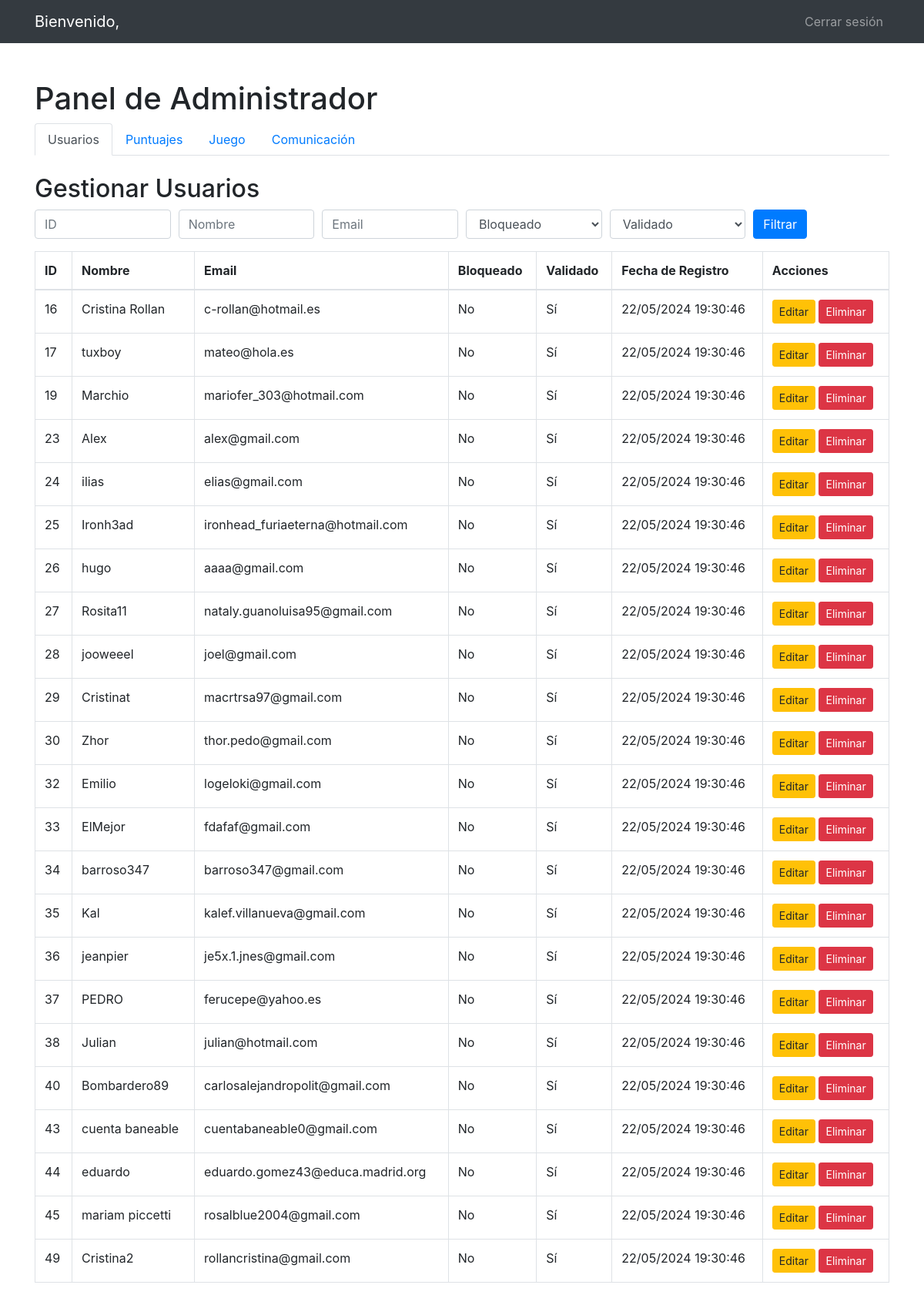
The app's page /admin/panel_admin.php (signed in) with its own data.
### tables this page shows
CREATE TABLE `usuario` (
  `id_usuario` int NOT NULL,
  `nombre_usuario` varchar(30) NOT NULL,
  `email` varchar(50) NOT NULL,
  `contrasenia` varchar(50) NOT NULL,
  `fecha_registro` timestamp NOT NULL DEFAULT CURRENT_TIMESTAMP ON UPDATE CURRENT_TIMESTAMP,
  `bloqueado` tinyint(1) NOT NULL,
  `validado` tinyint(1) NOT NULL
);

### admin/panel_admin.php (the view, shortened to what this page needs)
<?php
try {
  $pdo = new PDO(DSN, DB_USERNAME, DB_PASSWORD, array(PDO::ATTR_ERRMODE => PDO::ERRMODE_EXCEPTION));
  $stmt = $pdo->query("SELECT id_usuario, nombre_usuario, email, fecha_registro, bloqueado, validado FROM usuario");
  $usuarios = $stmt->fetchAll(PDO::FETCH_ASSOC);
} catch (PDOException $e) {
  die("Error: " . $e->getMessage());
}
?>
<!DOCTYPE html>
<html lang="en">
<head>
    <link rel="stylesheet" href="https://stackpath.bootstrapcdn.com/bootstrap/4.5.2/css/bootstrap.min.css">
</head>
<body>
<?php include_once "../parts/header.php"; ?>
    <div class="container mt-5">
        <h1>Panel de Administrador</h1>
        <ul class="nav nav-tabs">
            <li class="nav-item">
                <a class="nav-link active" href="#" data-tab="dashboard">Usuarios</a>
            </li>
            <li class="nav-item">
                <a class="nav-link" href="#" data-tab="usuarios">Puntuajes</a>
            </li>
            <li class="nav-item">
                <a class="nav-link" href="#" data-tab="juego">Juego</a>
            </li>
            <li class="nav-item">
                <a class="nav-link" href="#" data-tab="comunicacion">Comunicación</a>
            </li>
        </ul>
        <div id="dashboard" class="tab-content active mt-4">
            <h2>Gestionar Usuarios</h2>
            <form id="filter-form" method="get" class="mb-3">
                <div class="form-row">
                    <div class="col">
                        <input type="text" class="form-control" name="id" placeholder="ID">
                    </div>
                    <div class="col">
                        <input type="text" class="form-control" name="nombre" placeholder="Nombre">
                    </div>
                    <div class="col">
                        <input type="text" class="form-control" name="email" placeholder="Email">
                    </div>
                    <div class="col">
                        <select class="form-control" name="bloqueado">
                            <option value="">Bloqueado</option>
                        </select>
                    </div>
                    <div class="col">
                        <select class="form-control" name="validado">
                            <option value="">Validado</option>
                        </select>
                    </div>
                    <div class="col">
                        <button type="submit" class="btn btn-primary">Filtrar</button>
                    </div>
                </div>
            </form>
            <table class="table table-bordered table-hover">
                <thead>
                <tr>
                    <th>ID</th>
                    <th>Nombre</th>
                    <th>Email</th>
                    <th>Bloqueado</th>
                    <th>Validado</th>
                    <th>Fecha de Registro</th>
                    <th>Acciones</th>
                </tr>
                </thead>
                <tbody id="user-table-body">
                <?php foreach ($usuarios as $usuario): ?>
                    <tr>
                        <td><?php echo htmlspecialchars($usuario['id_usuario']); ?></td>
                        <td><?php echo htmlspecialchars($usuario['nombre_usuario']); ?></td>
                        <td><?php echo htmlspecialchars($usuario['email']); ?></td>
                        <td><?php echo $usuario['bloqueado'] ? 'Sí' : 'No'; ?></td>
                        <td><?php echo $usuario['validado'] ? 'No' : 'Sí'; ?></td>
                        <td><?php echo htmlspecialchars(date("d/m/Y H:i:s", strtotime($usuario['fecha_registro']))); ?></td>
                        <td>
                            <form action="editar_usuario.php" method="post" style="display:inline;">
                                <button type="submit" class="btn btn-sm btn-warning">Editar</button>
                            </form>
                            <form action="eliminar_usuario.php" method="post" style="display:inline;">
                                <button type="submit" class="btn btn-sm btn-danger"
                                        onclick="return confirm('¿Estás seguro de que quieres eliminar este usuario?');">
                                    Eliminar
                                </button>
                            </form>
                        </td>
                    </tr>
                <?php endforeach; ?>
                </tbody>
            </table>
        </div>
    </div>
</body>
</html>

### admin/panel_admin.php (style rules this page uses)
.tab-content { display: none; }
.tab-content.active { display: block; }

### records on screen
usuario: id_usuario "16", nombre_usuario "Cristina Rollan", email "c-rollan@hotmail.es", bloqueado "No", validado "Sí", fecha_registro "22/05/2024 19:30:46"
usuario: id_usuario "17", nombre_usuario "tuxboy", email "mateo@hola.es", bloqueado "No", validado "Sí", fecha_registro "22/05/2024 19:30:46"
usuario: id_usuario "19", nombre_usuario "Marchio", email "mariofer_303@hotmail.com", bloqueado "No", validado "Sí", fecha_registro "22/05/2024 19:30:46"
usuario: id_usuario "23", nombre_usuario "Alex", email "alex@gmail.com", bloqueado "No", validado "Sí", fecha_registro "22/05/2024 19:30:46"
usuario: id_usuario "24", nombre_usuario "ilias", email "elias@gmail.com", bloqueado "No", validado "Sí", fecha_registro "22/05/2024 19:30:46"
usuario: id_usuario "25", nombre_usuario "Ironh3ad", email "ironhead_furiaeterna@hotmail.com", bloqueado "No", validado "Sí", fecha_registro "22/05/2024 19:30:46"
usuario: id_usuario "26", nombre_usuario "hugo", email "aaaa@gmail.com", bloqueado "No", validado "Sí", fecha_registro "22/05/2024 19:30:46"
usuario: id_usuario "27", nombre_usuario "Rosita11", email "nataly.guanoluisa95@gmail.com", bloqueado "No", validado "Sí", fecha_registro "22/05/2024 19:30:46"
usuario: id_usuario "28", nombre_usuario "jooweeel", email "joel@gmail.com", bloqueado "No", validado "Sí", fecha_registro "22/05/2024 19:30:46"
usuario: id_usuario "29", nombre_usuario "Cristinat", email "macrtrsa97@gmail.com", bloqueado "No", validado "Sí", fecha_registro "22/05/2024 19:30:46"
usuario: id_usuario "30", nombre_usuario "Zhor", email "thor.pedo@gmail.com", bloqueado "No", validado "Sí", fecha_registro "22/05/2024 19:30:46"
usuario: id_usuario "32", nombre_usuario "Emilio", email "logeloki@gmail.com", bloqueado "No", validado "Sí", fecha_registro "22/05/2024 19:30:46"
usuario: id_usuario "33", nombre_usuario "ElMejor", email "fdafaf@gmail.com", bloqueado "No", validado "Sí", fecha_registro "22/05/2024 19:30:46"
usuario: id_usuario "34", nombre_usuario "barroso347", email "barroso347@gmail.com", bloqueado "No", validado "Sí", fecha_registro "22/05/2024 19:30:46"
usuario: id_usuario "35", nombre_usuario "Kal", email "kalef.villanueva@gmail.com", bloqueado "No", validado "Sí", fecha_registro "22/05/2024 19:30:46"
usuario: id_usuario "36", nombre_usuario "jeanpier", email "je5x.1.jnes@gmail.com", bloqueado "No", validado "Sí", fecha_registro "22/05/2024 19:30:46"
usuario: id_usuario "37", nombre_usuario "PEDRO", email "ferucepe@yahoo.es", bloqueado "No", validado "Sí", fecha_registro "22/05/2024 19:30:46"
usuario: id_usuario "38", nombre_usuario "Julian", email "julian@hotmail.com", bloqueado "No", validado "Sí", fecha_registro "22/05/2024 19:30:46"
usuario: id_usuario "40", nombre_usuario "Bombardero89", email "carlosalejandropolit@gmail.com", bloqueado "No", validado "Sí", fecha_registro "22/05/2024 19:30:46"
usuario: id_usuario "43", nombre_usuario "cuenta baneable", email "cuentabaneable0@gmail.com", bloqueado "No", validado "Sí", fecha_registro "22/05/2024 19:30:46"
usuario: id_usuario "44", nombre_usuario "eduardo", email "eduardo.gomez43@educa.madrid.org", bloqueado "No", validado "Sí", fecha_registro "22/05/2024 19:30:46"
usuario: id_usuario "45", nombre_usuario "mariam piccetti", email "rosalblue2004@gmail.com", bloqueado "No", validado "Sí", fecha_registro "22/05/2024 19:30:46"
usuario: id_usuario "49", nombre_usuario "Cristina2", email "rollancristina@gmail.com", bloqueado "No", validado "Sí", fecha_registro "22/05/2024 19:30:46"
